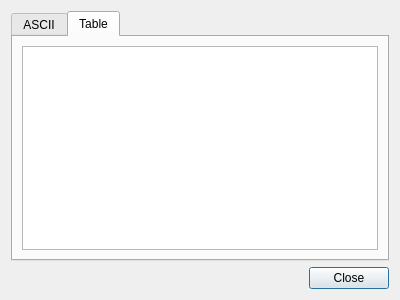
<?xml version="1.0" encoding="UTF-8"?>
<ui version="4.0">
 <class>DataViewWindow</class>
 <widget class="QDialog" name="DataViewWindow">
  <property name="geometry">
   <rect>
    <x>0</x>
    <y>0</y>
    <width>400</width>
    <height>300</height>
   </rect>
  </property>
  <property name="windowTitle">
   <string>Dialog</string>
  </property>
  <layout class="QVBoxLayout" name="verticalLayout">
   <item>
    <widget class="QTabWidget" name="TabWidget">
     <property name="currentIndex">
      <number>1</number>
     </property>
     <property name="usesScrollButtons">
      <bool>false</bool>
     </property>
     <widget class="QWidget" name="asciiTab">
      <attribute name="title">
       <string>ASCII</string>
      </attribute>
      <layout class="QVBoxLayout" name="verticalLayout_2">
       <item>
        <widget class="QListWidget" name="listWidget"/>
       </item>
      </layout>
     </widget>
     <widget class="QWidget" name="tableTab">
      <attribute name="title">
       <string>Table</string>
      </attribute>
      <layout class="QVBoxLayout" name="verticalLayout_3">
       <item>
        <widget class="QTableView" name="tableView"/>
       </item>
      </layout>
     </widget>
    </widget>
   </item>
   <item>
    <widget class="QDialogButtonBox" name="buttonBox">
     <property name="orientation">
      <enum>Qt::Horizontal</enum>
     </property>
     <property name="standardButtons">
      <set>QDialogButtonBox::Close</set>
     </property>
    </widget>
   </item>
  </layout>
 </widget>
 <resources/>
 <connections>
  <connection>
   <sender>buttonBox</sender>
   <signal>accepted()</signal>
   <receiver>DataViewWindow</receiver>
   <slot>accept()</slot>
   <hints>
    <hint type="sourcelabel">
     <x>248</x>
     <y>254</y>
    </hint>
    <hint type="destinationlabel">
     <x>157</x>
     <y>274</y>
    </hint>
   </hints>
  </connection>
  <connection>
   <sender>buttonBox</sender>
   <signal>rejected()</signal>
   <receiver>DataViewWindow</receiver>
   <slot>reject()</slot>
   <hints>
    <hint type="sourcelabel">
     <x>316</x>
     <y>260</y>
    </hint>
    <hint type="destinationlabel">
     <x>286</x>
     <y>274</y>
    </hint>
   </hints>
  </connection>
 </connections>
</ui>
